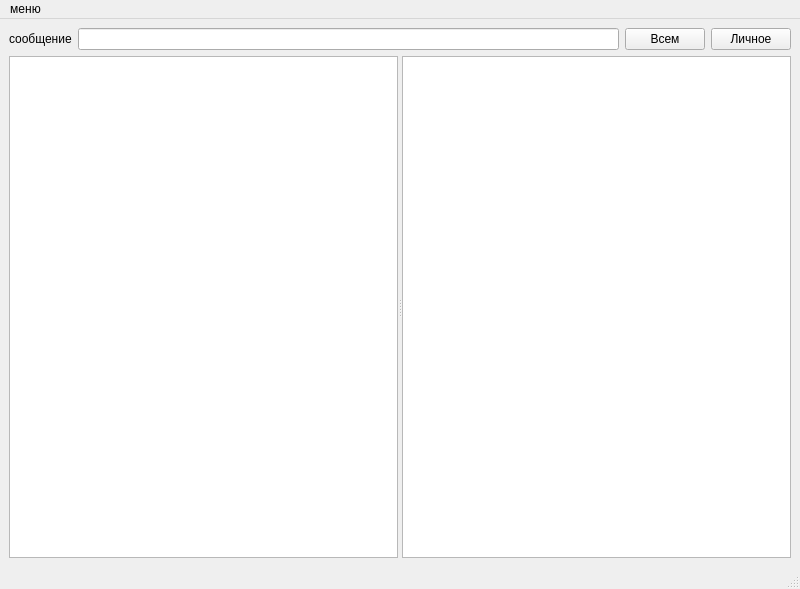
<?xml version="1.0" encoding="UTF-8"?>
<ui version="4.0">
 <class>MainWindow</class>
 <widget class="QMainWindow" name="MainWindow">
  <property name="geometry">
   <rect>
    <x>0</x>
    <y>0</y>
    <width>800</width>
    <height>589</height>
   </rect>
  </property>
  <property name="windowTitle">
   <string>MainWindow</string>
  </property>
  <widget class="QWidget" name="centralwidget">
   <layout class="QVBoxLayout" name="verticalLayout" stretch="0,1">
    <item>
     <layout class="QHBoxLayout" name="horizontalLayout">
      <item>
       <widget class="QLabel" name="labelMessage">
        <property name="text">
         <string>сообщение</string>
        </property>
       </widget>
      </item>
      <item>
       <widget class="QLineEdit" name="messageEdit"/>
      </item>
      <item>
       <widget class="QPushButton" name="allSendButton">
        <property name="text">
         <string>Всем</string>
        </property>
       </widget>
      </item>
      <item>
       <widget class="QPushButton" name="privateSendButton">
        <property name="text">
         <string>Личное</string>
        </property>
       </widget>
      </item>
     </layout>
    </item>
    <item>
     <widget class="QSplitter" name="splitter">
      <property name="orientation">
       <enum>Qt::Horizontal</enum>
      </property>
      <widget class="QTextBrowser" name="allTextBrowser"/>
      <widget class="QTextBrowser" name="privateTextBrowser"/>
     </widget>
    </item>
   </layout>
  </widget>
  <widget class="QMenuBar" name="menubar">
   <property name="geometry">
    <rect>
     <x>0</x>
     <y>0</y>
     <width>800</width>
     <height>22</height>
    </rect>
   </property>
   <widget class="QMenu" name="menumenu">
    <property name="title">
     <string>меню</string>
    </property>
    <addaction name="separator"/>
    <addaction name="actionchose_client"/>
    <addaction name="separator"/>
    <addaction name="actionexit"/>
   </widget>
   <addaction name="menumenu"/>
  </widget>
  <widget class="QStatusBar" name="statusbar">
   <property name="palette">
    <palette>
     <active>
      <colorrole role="WindowText">
       <brush brushstyle="SolidPattern">
        <color alpha="255">
         <red>0</red>
         <green>0</green>
         <blue>0</blue>
        </color>
       </brush>
      </colorrole>
      <colorrole role="Dark">
       <brush brushstyle="SolidPattern">
        <color alpha="255">
         <red>115</red>
         <green>210</green>
         <blue>22</blue>
        </color>
       </brush>
      </colorrole>
      <colorrole role="Text">
       <brush brushstyle="SolidPattern">
        <color alpha="255">
         <red>0</red>
         <green>0</green>
         <blue>0</blue>
        </color>
       </brush>
      </colorrole>
      <colorrole role="ButtonText">
       <brush brushstyle="SolidPattern">
        <color alpha="255">
         <red>0</red>
         <green>0</green>
         <blue>0</blue>
        </color>
       </brush>
      </colorrole>
      <colorrole role="PlaceholderText">
       <brush brushstyle="SolidPattern">
        <color alpha="128">
         <red>0</red>
         <green>0</green>
         <blue>0</blue>
        </color>
       </brush>
      </colorrole>
     </active>
     <inactive>
      <colorrole role="WindowText">
       <brush brushstyle="SolidPattern">
        <color alpha="255">
         <red>0</red>
         <green>0</green>
         <blue>0</blue>
        </color>
       </brush>
      </colorrole>
      <colorrole role="Dark">
       <brush brushstyle="SolidPattern">
        <color alpha="255">
         <red>115</red>
         <green>210</green>
         <blue>22</blue>
        </color>
       </brush>
      </colorrole>
      <colorrole role="Text">
       <brush brushstyle="SolidPattern">
        <color alpha="255">
         <red>0</red>
         <green>0</green>
         <blue>0</blue>
        </color>
       </brush>
      </colorrole>
      <colorrole role="ButtonText">
       <brush brushstyle="SolidPattern">
        <color alpha="255">
         <red>0</red>
         <green>0</green>
         <blue>0</blue>
        </color>
       </brush>
      </colorrole>
      <colorrole role="PlaceholderText">
       <brush brushstyle="SolidPattern">
        <color alpha="128">
         <red>0</red>
         <green>0</green>
         <blue>0</blue>
        </color>
       </brush>
      </colorrole>
     </inactive>
     <disabled>
      <colorrole role="WindowText">
       <brush brushstyle="SolidPattern">
        <color alpha="255">
         <red>115</red>
         <green>210</green>
         <blue>22</blue>
        </color>
       </brush>
      </colorrole>
      <colorrole role="Dark">
       <brush brushstyle="SolidPattern">
        <color alpha="255">
         <red>115</red>
         <green>210</green>
         <blue>22</blue>
        </color>
       </brush>
      </colorrole>
      <colorrole role="Text">
       <brush brushstyle="SolidPattern">
        <color alpha="255">
         <red>115</red>
         <green>210</green>
         <blue>22</blue>
        </color>
       </brush>
      </colorrole>
      <colorrole role="ButtonText">
       <brush brushstyle="SolidPattern">
        <color alpha="255">
         <red>115</red>
         <green>210</green>
         <blue>22</blue>
        </color>
       </brush>
      </colorrole>
      <colorrole role="PlaceholderText">
       <brush brushstyle="SolidPattern">
        <color alpha="128">
         <red>0</red>
         <green>0</green>
         <blue>0</blue>
        </color>
       </brush>
      </colorrole>
     </disabled>
    </palette>
   </property>
  </widget>
  <action name="actionchose_client">
   <property name="text">
    <string>чат</string>
   </property>
  </action>
  <action name="actionexit">
   <property name="text">
    <string>выход</string>
   </property>
  </action>
 </widget>
 <resources/>
 <connections>
  <connection>
   <sender>actionexit</sender>
   <signal>destroyed()</signal>
   <receiver>MainWindow</receiver>
   <slot>close()</slot>
   <hints>
    <hint type="sourcelabel">
     <x>-1</x>
     <y>-1</y>
    </hint>
    <hint type="destinationlabel">
     <x>399</x>
     <y>299</y>
    </hint>
   </hints>
  </connection>
 </connections>
</ui>
